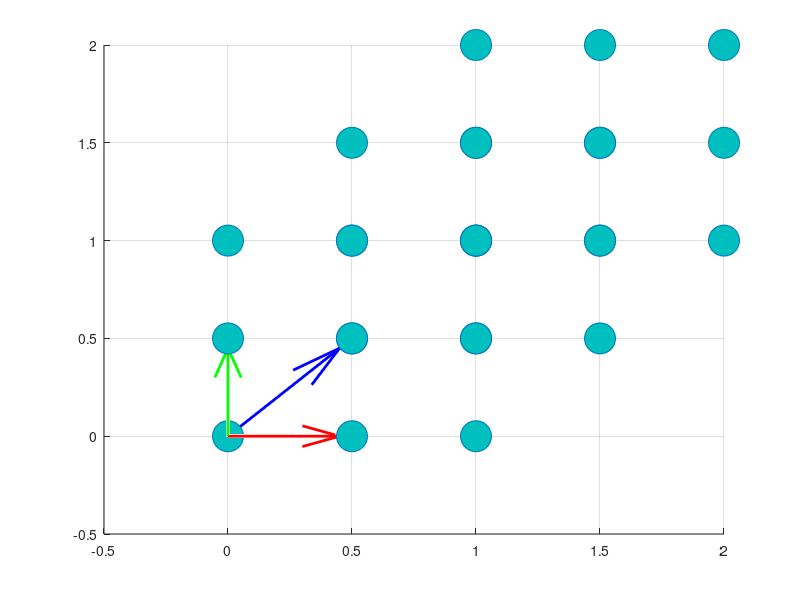

Source code (MATLAB):
%% INITIALIZE 
clc 
close all 
clear 

%% DASHBOARD
a =1; 

%% primitive lattices 
a1 = a/2*[0, 1, 1];
a2 = a/2*[1, 0, 1];
a3 = a/2*[1, 1, 0];

%% BASES 
b1 = [0, 0, 0]; 


%% Figure
figure
hold on 

%%Draw single vector
quiver3(b1(1), b1(2), b1(3), a1(1), a1(2), a1(3), 'g', 'Linewidth', 2); 
quiver3(b1(1), b1(2), b1(3), a2(1), a2(2), a2(3), 'r', 'Linewidth', 2);
quiver3(b1(1), b1(2), b1(3), a3(1), a3(2), a3(3), 'b', 'Linewidth', 2);
grid on 
%% Positions of atoms in a supercell
N= 0; 
for n1 = 0:2
    for n2 = 0:2
        for n3 = 0:2 
            N = N+1; 
            R(N, :) = n1.*a1+ n2.*a2 + n3.*a3;
        end 
    end 
end 

%% PLOT
scatter3(R(:,1), R(:,2), R(:, 3), 500, 'MarkerFaceColor', [0 .75 .75]) 
            
